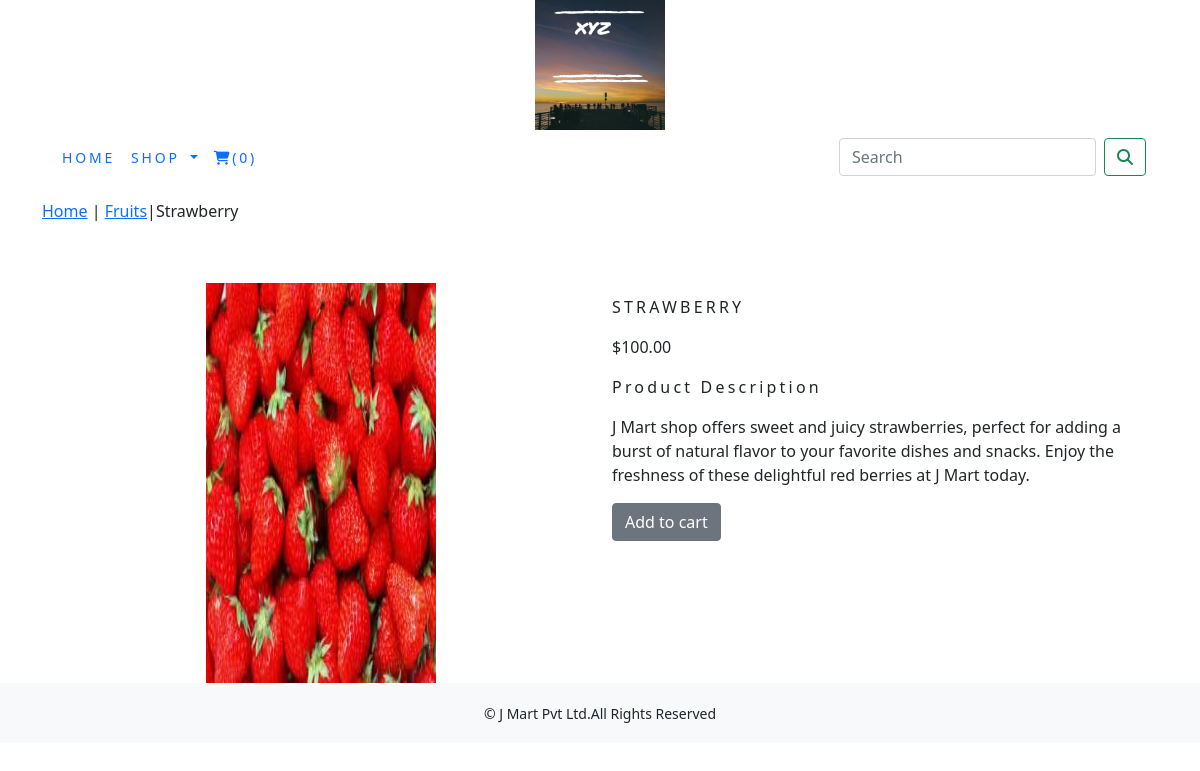
The app's page /shop/fruits/strawberry/ with its own data.
### shop/models.py (models this page shows, shortened)
class Product(models.Model):
    name=models.CharField(max_length=250,unique=True)
    slug=models.SlugField(max_length=250,unique=True)
    description=models.TextField(blank=True)
    price=models.DecimalField(max_digits=10,decimal_places=2)
    category=models.ForeignKey(Category,on_delete=models.CASCADE)
    image=models.ImageField(upload_to='product',blank=True)
    stock=models.IntegerField()
    available=models.BooleanField(default=True)
    created=models.DateTimeField(auto_now_add=True)
    updated=models.DateTimeField(auto_now=True)
    class Meta:
        ordering=('name',)
        verbose_name='product'
        verbose_name_plural='products'

class Category(models.Model):
    name=models.CharField(max_length=250,unique=True)
    slug=models.CharField(max_length=250,unique=True)
    description=models.TextField(blank=True)
    image=models.ImageField(upload_to='category',blank=True)
    class Meta:
        ordering=('name',)
        verbose_name='category'
        verbose_name_plural='categories'
    def get_url(self):
        return reverse('shop:products_by_category',args=[self.slug])
    def __str__(self):
        return '{}'.format(self.name)

### shop/views.py (the view)
# urls.py: path('<slug:c_slug>/<slug:product_slug>/',views.prodDetail,name='prodCatdetail')
def prodDetail(request,c_slug,product_slug):
    try:
        product=Product.objects.get(category__slug=c_slug,slug=product_slug)
    except Exception as e:
        raise  e
    return render(request,'product.html',{'product':product})

### cart/context_processors.py (called while the page is built)
def counter(request):
    item_count=0
    if 'admin' in request.path:
        return {}
    else:
        try:
            cart=Cart.objects.filter(cart_id=_cart_id(request))
            cart_items=CartItem.objects.all().filter(cart=cart[:1])
            for cart_item in cart_items:
                item_count +=cart_item.quantity
        except Cart.DoesNotExist:
            item_count=0
    return dict(item_count=item_count)

### cart/views.py (called while the page is built)
def _cart_id(request):
    cart=request.session.session_key
    if not cart:
        cart=request.session.create()
    return cart

### shop/context_processors.py (called while the page is built)
def menu_links(request):
    links=Category.objects.all()
    return dict(links=links)

### templates/product.html (shortened to what this page needs)
{% extends 'base.html' %}
{% load static %}
{% block content %}
<div class="row my_prod_row_class">
    <div class="mx_auto">
        <p> <a href="{% url 'shop:allProdCat' %}">Home</a> | <a href="{{product.category.get_url}}">{{product.category}}</a>|{{product.name}}</p>
    </div>
</div>
<div class="container">
<br>
<div class="row">
    <div class="col-12 col-sm-12 col-md-12 col-lg-6 text-center">
        <div style="min-width:18rem">
            <img src="{{product.image.url}}" alt="{{product.name}}" style="width: 230px; height: 400px;" >
        </div>
    </div>
        <div class="col-12 col-sm-12 col-md-12 col-lg-6">
            <div>
            <h1 class="my_prod_title"> {{product.name}}</h1>
            <p>${{product.price}}</p>
            <p class="my_title"> Product Description </p>
            <p class="text-justify my_prod_text">{{product.description}}</p>
            {% if product.stock <= 0 %}
            <p class="text-justify my_prod_text"><b>Out of stock</b></p>
            {% else %}
            <a class="btn btn-secondary"href="{% url 'cart:add_cart' product.id %}">Add to cart</a>
            {% endif %}
        </div>
            </div>
    </div>
</div>
{% endblock %}

### static/css/custom.css (style rules this page uses)
body { font-family: 'Roboto', sans-serif; }
.my_title { font-size:16px; text_transform:uppercase; letter-spacing:.2em; }
.my_prod_row_class { padding-top:15px; padding-bottom:20px; }
.my_prod_title { font-size:16px; text-transform:uppercase; letter-spacing:.2em; padding-top:15px; padding-bottom:10px; }
.my_prod_text { padding-right:20px; }

### records on screen
Product: category "Fruits", name "Strawberry", image (picture), name "STRAWBERRY", price "100.00", description "J Mart shop offers sweet and juicy strawberries, perfect for adding a burst of natural flavor to your favorite dishes and snacks. Enjoy the freshness of these delightful red berries at J Mart today."

### other values on screen
{{ item_count }} "0"
